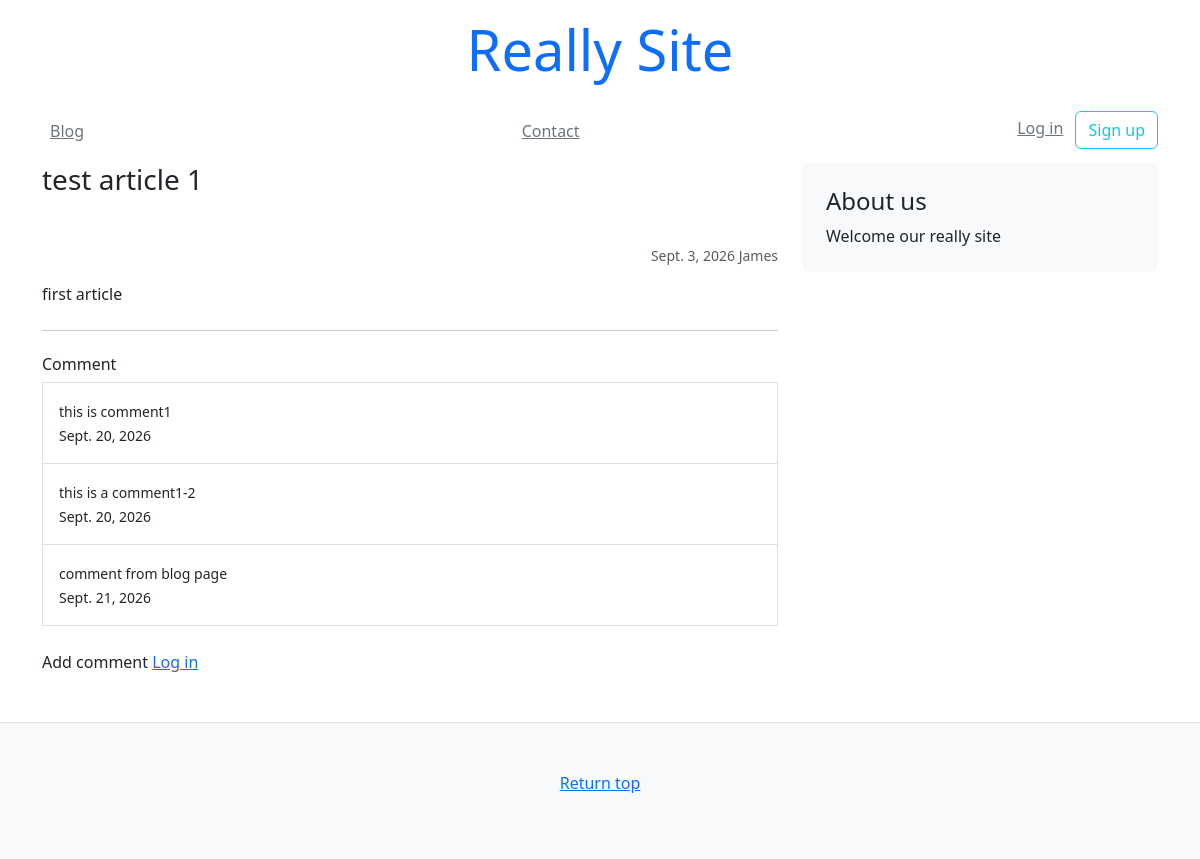
Page /blog/1/ on the committed database.
### blog/models.py (models this page shows)
class Article(models.Model):
    title = models.CharField(default="", max_length=63)
    text = models.TextField(default="")
    author = models.CharField(default="", max_length=63)
    created_at = models.DateField(auto_now_add=True)
    updated_at = models.DateField(auto_now=True)

class Comment(models.Model):
    comment = models.TextField(default="", max_length=1000)
    created_at = models.DateField(auto_now_add=True)
    author = models.ForeignKey(get_user_model(), on_delete=models.CASCADE)
    article = models.ForeignKey(Article, on_delete=models.CASCADE)

### blog/views.py (the view, shortened to what this page needs)
# urls.py: path('<slug:pk>/', views.article),
def article(request, pk):
    obj = Article.objects.get(pk=pk)
    comments = Comment.objects.filter(article=obj)
    context = {
        "article": obj,
        "comments": comments
    }
    return render(request, "blog/article.html", context)

### templates/blog/article.html
{% extends 'mysite/base.html' %}
{% block content %}
    <main class="container">
        <div class="row">
            <div class="col-md-8">
                <h3 class="pb-4 mb-4 font-italic">{{ article.title }}</h3>
                <p class="small text-muted text-end">
                    {{ article.created_at }} {{ article.author }}
                </p>
                <p>{{ article.text }}</p>
                <hr class="my-4">
                {% include 'mysite/snippets/comment.html' %}
            </div>
            {% include 'mysite/snippets/sidebar.html' %}
        </div>
    </main>
{% endblock content %}

### templates/mysite/snippets/comment.html
<div>
    <h3 class="h6">Comment</h3>
    <div class="list-group">
        {% for comment in comments %}
            <a class="list-group-item list-group-item-action p-3 rounded-0" href="">
                <p class="m-0">
                    <small>{{ comment.comment }}</small>
                </p>
                <p class="m-0">
                    <small>{{ comment.created_at }}</small>
                </p>
            </a>
        {% endfor %}
    </div>
    {% if user.is_authenticated %}
        <form method="POST" class="my-4" action="">
            {% csrf_token %}
            <div class="mb-2">
                <label for="">Comment</label>
                <textarea class="rounded-0 bg-light form-control" name="comment" id="" rows="3"></textarea>
            </div>
            <div class="text-end">
                <button class="btn btn-sm btn-outline-success" type="submit">Add comment</button>
            </div>
        </form>
    {% else %}
        <p class="my-4">
            Add comment <a href="/login/">Log in</a>
        </p>
    {% endif %}
</div>

### rows in the picture
Article: title "test article 1", created_at "Sept. 3, 2026", author "James", text "first article"
Comment: comment "this is comment1", created_at "Sept. 20, 2026"
Comment: comment "this is a comment1-2", created_at "Sept. 20, 2026"
Comment: comment "comment from blog page", created_at "Sept. 21, 2026"
